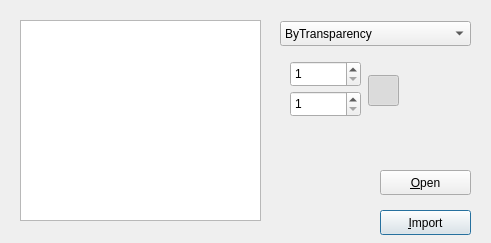
<?xml version="1.0" encoding="UTF-8"?>
<ui version="4.0">
 <class>ImportDialog</class>
 <widget class="QDialog" name="ImportDialog">
  <property name="geometry">
   <rect>
    <x>0</x>
    <y>0</y>
    <width>491</width>
    <height>243</height>
   </rect>
  </property>
  <property name="windowTitle">
   <string>Import from Image</string>
  </property>
  <widget class="QPushButton" name="btnImport">
   <property name="geometry">
    <rect>
     <x>380</x>
     <y>210</y>
     <width>91</width>
     <height>25</height>
    </rect>
   </property>
   <property name="text">
    <string>&amp;Import</string>
   </property>
  </widget>
  <widget class="QComboBox" name="cmbMode">
   <property name="geometry">
    <rect>
     <x>280</x>
     <y>21</y>
     <width>191</width>
     <height>25</height>
    </rect>
   </property>
   <item>
    <property name="text">
     <string>ByTransparency</string>
    </property>
   </item>
   <item>
    <property name="text">
     <string>ByTransparency (50%)</string>
    </property>
   </item>
   <item>
    <property name="text">
     <string>ByColor</string>
    </property>
   </item>
   <item>
    <property name="text">
     <string>ByColor (Reverse)</string>
    </property>
   </item>
  </widget>
  <widget class="QSpinBox" name="spnWidth">
   <property name="geometry">
    <rect>
     <x>290</x>
     <y>61</y>
     <width>71</width>
     <height>26</height>
    </rect>
   </property>
   <property name="minimum">
    <number>1</number>
   </property>
   <property name="maximum">
    <number>1024</number>
   </property>
  </widget>
  <widget class="QSpinBox" name="spnHeight">
   <property name="geometry">
    <rect>
     <x>290</x>
     <y>91</y>
     <width>71</width>
     <height>26</height>
    </rect>
   </property>
   <property name="minimum">
    <number>1</number>
   </property>
   <property name="maximum">
    <number>1024</number>
   </property>
  </widget>
  <widget class="QPushButton" name="btnOpen">
   <property name="geometry">
    <rect>
     <x>380</x>
     <y>170</y>
     <width>91</width>
     <height>25</height>
    </rect>
   </property>
   <property name="text">
    <string>&amp;Open</string>
   </property>
  </widget>
  <widget class="MyGraphicsArea" name="graphicsView">
   <property name="geometry">
    <rect>
     <x>20</x>
     <y>20</y>
     <width>241</width>
     <height>201</height>
    </rect>
   </property>
   <property name="verticalScrollBarPolicy">
    <enum>Qt::ScrollBarAlwaysOff</enum>
   </property>
   <property name="horizontalScrollBarPolicy">
    <enum>Qt::ScrollBarAlwaysOff</enum>
   </property>
   <property name="sizeAdjustPolicy">
    <enum>QAbstractScrollArea::AdjustToContents</enum>
   </property>
   <property name="viewportUpdateMode">
    <enum>QGraphicsView::FullViewportUpdate</enum>
   </property>
  </widget>
  <widget class="IndicatorButton" name="chkAspectRatio">
   <property name="geometry">
    <rect>
     <x>368</x>
     <y>75</y>
     <width>31</width>
     <height>31</height>
    </rect>
   </property>
   <property name="focusPolicy">
    <enum>Qt::NoFocus</enum>
   </property>
   <property name="text">
    <string/>
   </property>
   <property name="icon">
    <iconset resource="uires.qrc">
     <normaloff>:/link</normaloff>:/link</iconset>
   </property>
   <property name="iconSize">
    <size>
     <width>25</width>
     <height>25</height>
    </size>
   </property>
   <property name="checkable">
    <bool>true</bool>
   </property>
   <property name="checked">
    <bool>true</bool>
   </property>
  </widget>
  <zorder>graphicsView</zorder>
  <zorder>btnImport</zorder>
  <zorder>cmbMode</zorder>
  <zorder>spnWidth</zorder>
  <zorder>spnHeight</zorder>
  <zorder>btnOpen</zorder>
  <zorder>chkAspectRatio</zorder>
 </widget>
 <customwidgets>
  <customwidget>
   <class>MyGraphicsArea</class>
   <extends>QGraphicsView</extends>
   <header>mygrar.h</header>
  </customwidget>
  <customwidget>
   <class>IndicatorButton</class>
   <extends>QPushButton</extends>
   <header>indicatorbutton.h</header>
  </customwidget>
 </customwidgets>
 <resources>
  <include location="uires.qrc"/>
 </resources>
 <connections/>
</ui>
